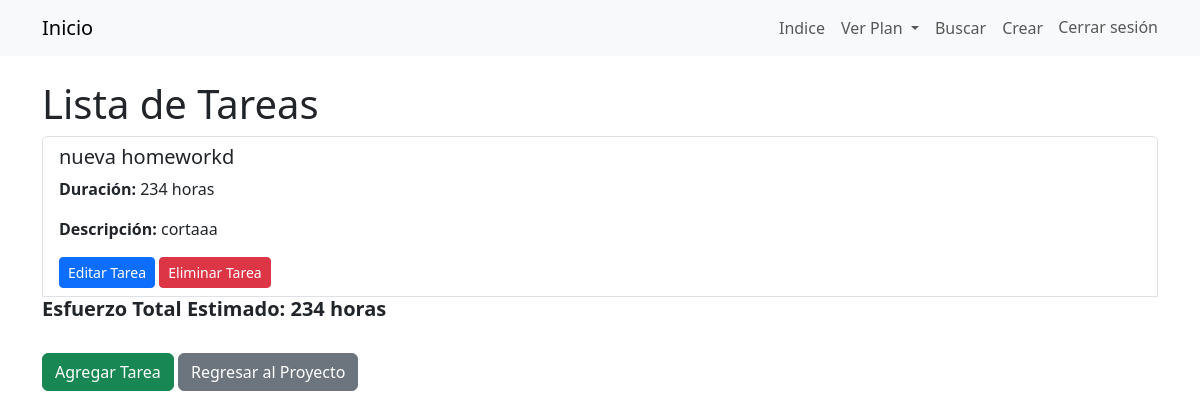
The app's page /project-plan/15/tasks/ (signed in) with its own data.
### creadorAPP/models.py (models this page shows, shortened)
class Task(models.Model):
    project = models.ForeignKey(ProjectPlan, on_delete=models.CASCADE, related_name='tasks')
    name = models.CharField(max_length=255,blank=True, default='',verbose_name='Nombre')
    description = models.CharField(
        max_length=255,
        blank=True,
        null=True,
        verbose_name='Descripción'
    )
    estimated_duration = models.PositiveIntegerField(blank=True, default='',verbose_name='Duración Estimada')
    created_at = models.DateTimeField(auto_now_add=True)
    start_date = models.DateField(null=True, blank=True,verbose_name='Fecha de inicio')  # Campo para la fecha de inicio
    end_date = models.DateField(null=True, blank=True,verbose_name='Fecha de fin')    # Campo para la fecha de fin

### creadorAPP/views.py (the view)
# urls.py: path('project-plan/<int:project_id>/tasks/', views.task_list, name='task_list'),
@login_required
def task_list(request, project_id):
    tasks = Task.objects.filter(project = project_id)  # Consulta todas las tareas asociadas al proyecto
    estimacion = tasks.aggregate(Sum('estimated_duration'))['estimated_duration__sum'] or 0
    return render(request, 'tasks/task_list.html', {'tasks': tasks, 'project_id':project_id, 'estimacion': estimacion })  # Renderiza la plantilla 'task_list.html'

### creadorAPP/templates/tasks/task_list.html (shortened to what this page needs)
{% extends 'base.html' %}
{% block content %}
<body>
  <h1 class="mt-4">Lista de Tareas</h1>
  {% if tasks %}
  <div class="list-group mb-4">
    {% for task in tasks %}
    <div class="list-group-item">
      <h5>{{ task.name }}</h5>
      <p><strong>Duración:</strong> {{ task.estimated_duration }} horas</p>
      <p><strong>Descripción:</strong> {{ task.description }}</p>
      <div class="mt-2">
        <a
          href="{% url 'edit_task' project_id task.id %}"
          class="btn btn-primary btn-sm"
        >
          Editar Tarea
        </a>
        <a
          href="{% url 'delete_task' project_id task.id %}"
          class="btn btn-danger btn-sm"
        >
          Eliminar Tarea
        </a>
      </div>
    </div>
    <h5><strong>Esfuerzo Total Estimado: {{ estimacion }} horas</strong></h5>
    {% endfor %}
  </div>
  {% else %}
  <p class="alert alert-warning">No hay tareas definidas para este proyecto.</p>
  {% endif %}
  <div class="mb-3">
    <a href="{% url 'add_task' project_id %}" class="btn btn-success">
      Agregar Tarea
    </a>
    <a href="{% url 'view_project_plan' project_id %}" class="btn btn-secondary">
      Regresar al Proyecto
    </a>
  </div>
</body>
{% endblock %}

### records on screen
Task: name "nueva homeworkd", estimated_duration "234", description "cortaaa"
